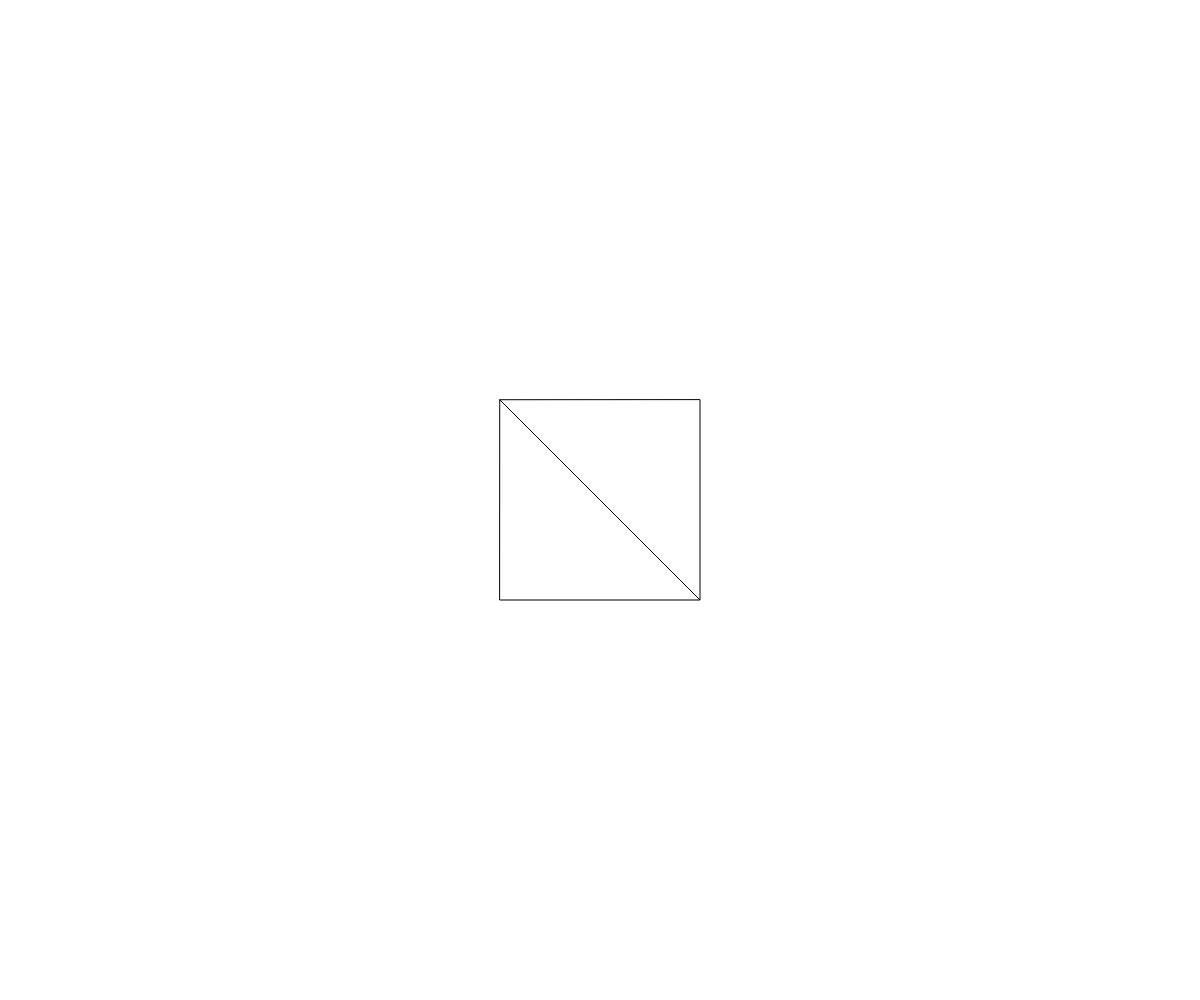
Frame 1 (no input)
Frame 60 (no input): identical to frame 1, image omitted
Frame 120 (the mouse pressed at the canvas centre since frame 60): identical to frame 1, image omitted

The p5.js sketch that drew this single still picture (run headless with seeded random() and noise() and a simulated clock; from frame 60 on, the mouse is pressed at the canvas centre):

// p5.js sketch
// ── sketch.js
let cnr1X = -100;
let cnr1Y = 0;
let cnr2X = 100;
let cnr2Y = 0;
let cnr3X = -100;
let cnr3Y = 0;
let cnr4X = 100;
let cnr4Y = 0;

let cnr1V = 0;
let cnr2V = 0;
let cnr3V = 0;
let cnr4V = 0;

function setup() {
  createCanvas(windowWidth, windowHeight);
}

function draw() {
  push();
  background(255);
  translate(windowWidth/2, windowHeight/2);
  // triangle(cnr1X, cnr1Y, cnr2X, cnr2Y, cnr3X, cnr3Y);
  // triangle(cnr4X, cnr4Y, cnr2X, cnr2Y, cnr3X, cnr3Y);
  triangle(-100, 100, 100, 100, -100, -100);
  triangle(100, -100, 100, 100, -100, -100);
  pop();
}

function mouseDragged(){
  // if(pmouseY < mouseY && cnr1V <= windowHeight){
  //   cnr1V+=20;
  //   cnr1Y = map(cnr1V, 0, windowHeight, 0, 100);
  //   cnr2V+=20;
  //   cnr2Y = map(cnr2V, 0, windowHeight, 0, 100);
  //   cnr3V-=20;
  //   cnr3Y = map(cnr3V, 0, windowHeight, 0, 100);
  //   cnr4V-=20;
  //   cnr4Y = map(cnr4V, 0, windowHeight, 0, 100);
  // }

  // if(pmouseY > mouseY && cnr1V >= -windowHeight){
  //   cnr1V-=20;
  //   cnr1Y = map(cnr1V, 0, windowHeight, 0, 100);
  //   cnr2V-=20;
  //   cnr2Y = map(cnr2V, 0, windowHeight, 0, 100);
  //   cnr3V+=20;
  //   cnr3Y = map(cnr3V, 0, windowHeight, 0, 100);
  //   cnr4V+=20;
  //   cnr4Y = map(cnr4V, 0, windowHeight, 0, 100);
  // }

  if(pmouseX < mouseX){
    

  }
}
